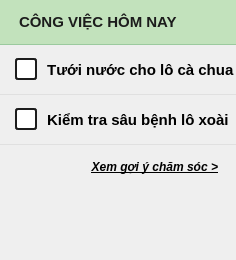
          <widget class="QFrame" name="frame_cong_viec">
           <property name="minimumSize">
            <size>
             <width>0</width>
             <height>260</height>
            </size>
           </property>
           <property name="styleSheet">
            <string notr="true">QFrame#frame_cong_viec {
    border: 1px solid #9BCA9E;
    background-color: #F8FCF5;
}</string>
           </property>
           <layout class="QVBoxLayout" name="verticalLayout_4">
            <property name="spacing">
             <number>0</number>
            </property>
            <property name="leftMargin">
             <number>0</number>
            </property>
            <property name="topMargin">
             <number>0</number>
            </property>
            <property name="rightMargin">
             <number>0</number>
            </property>
            <property name="bottomMargin">
             <number>0</number>
            </property>
            <item>
             <widget class="QLabel" name="lbl_cv_title">
              <property name="minimumSize">
               <size>
                <width>0</width>
                <height>45</height>
               </size>
              </property>
              <property name="styleSheet">
               <string notr="true">background-color: #C2E2BC;
color: #1C1C1C;
font-size: 11pt;
font-weight: bold;
padding-left: 15px;
border-bottom: 1px solid #9BCA9E;</string>
              </property>
              <property name="text">
               <string>CÔNG VIỆC HÔM NAY</string>
              </property>
             </widget>
            </item>
            <item>
             <widget class="QCheckBox" name="chk_cv1">
              <property name="minimumSize">
               <size>
                <width>0</width>
                <height>50</height>
               </size>
              </property>
              <property name="styleSheet">
               <string notr="true">QCheckBox {
    padding-left: 15px;
    font-size: 11pt;
    font-weight: bold;
    border-bottom: 1px solid #E0E0E0;
}
QCheckBox::indicator {
    width: 18px;
    height: 18px;
    border: 2px solid #1C1C1C;
    border-radius: 3px;
    background: white;
}
QCheckBox::indicator:checked {
    image: url(&quot;&quot;);
}</string>
              </property>
              <property name="text">
               <string> Tưới nước cho lô cà chua</string>
              </property>
              <property name="checked">
               <bool>true</bool>
              </property>
             </widget>
            </item>
            <item>
             <widget class="QCheckBox" name="chk_cv2">
              <property name="minimumSize">
               <size>
                <width>0</width>
                <height>50</height>
               </size>
              </property>
              <property name="styleSheet">
               <string notr="true">QCheckBox {
    padding-left: 15px;
    font-size: 11pt;
    font-weight: bold;
    border-bottom: 1px solid #E0E0E0;
}
QCheckBox::indicator {
    width: 18px;
    height: 18px;
    border: 2px solid #1C1C1C;
    border-radius: 3px;
    background: white;
}</string>
              </property>
              <property name="text">
               <string> Kiểm tra sâu bệnh lô xoài</string>
              </property>
             </widget>
            </item>
            <item>
             <widget class="QLabel" name="lbl_xem_goi_y">
              <property name="minimumSize">
               <size>
                <width>0</width>
                <height>45</height>
               </size>
              </property>
              <property name="cursor">
               <cursorShape>PointingHandCursor</cursorShape>
              </property>
              <property name="styleSheet">
               <string notr="true">font-weight: bold;
font-style: italic;
padding-right: 15px;
border: none;</string>
              </property>
              <property name="text">
               <string>&lt;u&gt;Xem gợi ý chăm sóc &gt;&lt;/u&gt;</string>
              </property>
              <property name="alignment">
               <set>Qt::AlignRight|Qt::AlignTrailing|Qt::AlignVCenter</set>
              </property>
             </widget>
            </item>
            <item>
             <spacer name="verticalSpacer_cv">
              <property name="orientation">
               <enum>Qt::Vertical</enum>
              </property>
              <property name="sizeHint" stdset="0">
               <size>
                <width>20</width>
                <height>40</height>
               </size>
              </property>
             </spacer>
            </item>
           </layout>
          </widget>
